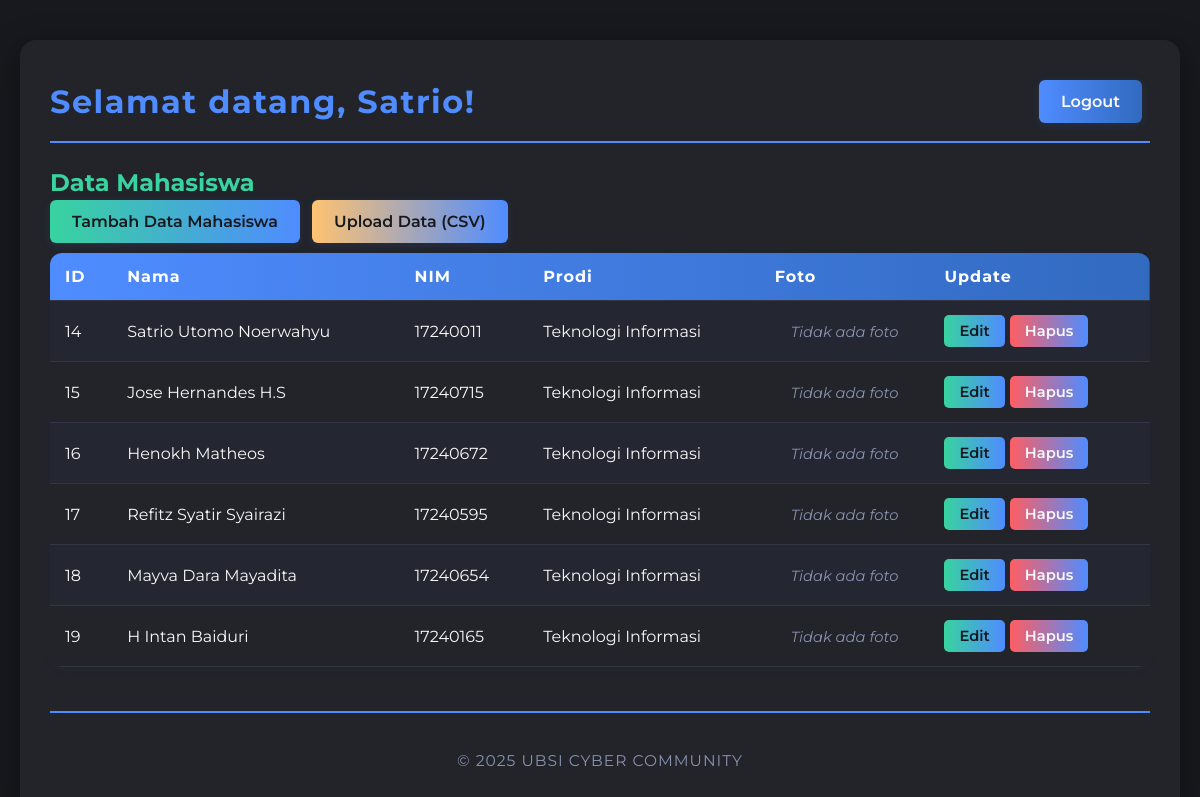
/index.php (signed in), run on the app's committed database.
### tables this page shows
CREATE TABLE `mahasiswa` (
  `id` int NOT NULL,
  `nama` varchar(255) NOT NULL,
  `nim` varchar(20) NOT NULL,
  `jurusan` varchar(100) DEFAULT NULL,
  `email` varchar(100) DEFAULT NULL,
  `created_at` timestamp NULL DEFAULT CURRENT_TIMESTAMP,
  `updated_at` timestamp NULL DEFAULT NULL ON UPDATE CURRENT_TIMESTAMP,
  `foto` varchar(255) DEFAULT NULL
);

### index.php (the view, shortened to what this page needs)
<?php
$username = $_SESSION["username"];
require_once "koneksi.php";
$sql = "SELECT id, nama, nim, jurusan, foto FROM mahasiswa";
$result = $conn->query($sql);
?>
<!DOCTYPE html>
<html lang="id">
<head>
</head>
<body>
    <div class="container">
        <header>
            <h1>Selamat datang, <?php echo htmlspecialchars($username); ?>!</h1>
            <a href="logout" class="button">Logout</a>
        </header>
        <main>
            <h2>Data Mahasiswa</h2>
            <div class="actions">
                <a href="tambah.php" class="button primary">Tambah Data Mahasiswa</a>
                <a href="upload" class="button secondary">Upload Data (CSV)</a>
            </div>
            <?php
            if ($result->num_rows > 0) {
                echo "<table>";
                echo "<thead>";
                echo "<tr>";
                echo "<th>ID</th>";
                echo "<th>Nama</th>";
                echo "<th>NIM</th>";
                echo "<th>Prodi</th>";
                echo "<th>Foto</th>";
                echo "<th>Update</th>";
                echo "</tr>";
                echo "</thead>";
                echo "<tbody>";
                while ($row = $result->fetch_assoc()) {
                    echo "<tr>";
                    echo "<td>" . $row["id"] . "</td>";
                    echo "<td>" . htmlspecialchars($row["nama"]) . "</td>";
                    echo "<td>" . htmlspecialchars($row["nim"]) . "</td>";
                    echo "<td>" . htmlspecialchars($row["jurusan"]) . "</td>";
                    echo "<td class='foto'>";
                    if (!empty($row["foto"]) && file_exists("uploads/" . $row["foto"])) {
                        echo "<img src='uploads/" . htmlspecialchars($row["foto"]) . "' alt='Foto'>";
                    } else {
                        echo "<span class='no-photo'>Tidak ada foto</span>";
                    }
                    echo "</td>";
                    echo "<td class='actions'>";
                    echo "<a href='edit?id=" . $row["id"] . "' class='edit-button'>Edit</a>";
                    echo "<a href='hapus_aksi?id=" . $row["id"] . "' class='delete-button' onclick='return confirm(\"Apakah Anda yakin ingin menghapus data ini?\")'>Hapus</a>";
                    echo "</td>";
                    echo "</tr>";
                }
                echo "</tbody>";
                echo "</table>";
            } else {
                echo "<p class='no-data'>Tidak ada data mahasiswa.</p>";
            }
            ?>
        </main>
        <footer>
            <p>&copy; <?php echo date("Y"); ?> UBSI CYBER COMMUNITY</p>
        </footer>
    </div>
</body>
</html>

### index.php (style rules this page uses)
:root { --bg-main: #17191e; --bg-accent: #22242a; --bg-card: #242731; --primary: #4f8cff; --primary-alt: #326ac0; --success: #38d39f; --danger: #ff5e62; --warning: #ffc371; --text-main: #f8f8f8; --text-secondary: #ccd6f6; --text-muted: #8892b0; --border: #333642; --shadow: 0 8px 32px rgba(0, 0, 0, 0.4); }
body { font-family: 'Montserrat', Arial, sans-serif; background: var(--bg-main); margin: 0; padding: 0; min-height: 100vh; color: var(--text-main); }
.container { background: var(--bg-accent); margin: 40px auto; padding: 40px 30px 30px 30px; border-radius: 16px; box-shadow: var(--shadow); max-width: 1100px; }
header { display: flex; justify-content: space-between; align-items: center; border-bottom: 2px solid var(--primary); padding-bottom: 18px; margin-bottom: 25px; }
header h1 { color: var(--primary); letter-spacing: 1.5px; margin: 0; font-weight: 700; font-size: 2em; }
.button, .actions .button { background: linear-gradient(90deg, var(--primary) 0%, var(--primary-alt) 100%); color: var(--text-main); border: none; border-radius: 6px; padding: 12px 22px; font-size: 1em; font-weight: 600; cursor: pointer; text-decoration: none; margin-right: 8px; transition: background 0.3s, box-shadow 0.2s; box-shadow: 0 2px 8px rgba(79, 140, 255, 0.12); }
main h2 { color: var(--success); margin-top: 0; margin-bottom: 15px; font-weight: 700; }
.actions { margin-bottom: 22px; }
.actions .button.primary { background: linear-gradient(90deg, var(--success) 0%, var(--primary) 100%); color: var(--bg-main); }
.actions .button.secondary { background: linear-gradient(90deg, var(--warning) 0%, var(--primary) 100%); color: var(--bg-main); }
table { width: 100%; border-collapse: separate; border-spacing: 0; background: var(--bg-card); border-radius: 12px; overflow: hidden; box-shadow: 0 2px 8px rgba(79, 140, 255, 0.04); }
thead { background: linear-gradient(90deg, var(--primary) 0%, var(--primary-alt) 100%); color: #fff; }
th, td { padding: 14px 15px; text-align: left; border-bottom: 1px solid var(--border); }
tr:nth-child(even) { background: var(--bg-accent); }
th { font-weight: 700; letter-spacing: 1px; }
td.foto { text-align: center; }
td.foto .no-photo { color: var(--text-muted); font-size: 0.92em; font-style: italic; }
td.actions a { display: inline-block; padding: 7px 15px; border-radius: 5px; text-decoration: none; font-size: 0.92em; margin-right: 5px; transition: background 0.2s, color 0.2s; font-weight: 600; }
td.actions .edit-button { background: linear-gradient(90deg, var(--success) 0%, var(--primary) 100%); color: var(--bg-main); }
td.actions .delete-button { background: linear-gradient(90deg, var(--danger) 0%, var(--primary) 100%); color: var(--text-main); }
footer { margin-top: 44px; padding-top: 22px; border-top: 2px solid var(--primary); text-align: center; color: var(--text-muted); font-size: 0.97em; letter-spacing: 1px; }

### data on the page
mahasiswa: id "14", nama "Satrio Utomo Noerwahyu", nim "17240011", jurusan "Teknologi Informasi", shows "Tidak ada foto"
mahasiswa: id "15", nama "Jose Hernandes H.S", nim "17240715", jurusan "Teknologi Informasi", foto "Tidak ada foto"
mahasiswa: id "16", nama "Henokh Matheos", nim "17240672", jurusan "Teknologi Informasi", foto "Tidak ada foto"
mahasiswa: id "17", nama "Refitz Syatir Syairazi", nim "17240595", jurusan "Teknologi Informasi", foto "Tidak ada foto"
mahasiswa: id "18", nama "Mayva Dara Mayadita", nim "17240654", jurusan "Teknologi Informasi", foto "Tidak ada foto"
mahasiswa: id "19", nama "H Intan Baiduri", nim "17240165", jurusan "Teknologi Informasi", foto "Tidak ada foto"

### other printed values
$username "Satrio"
